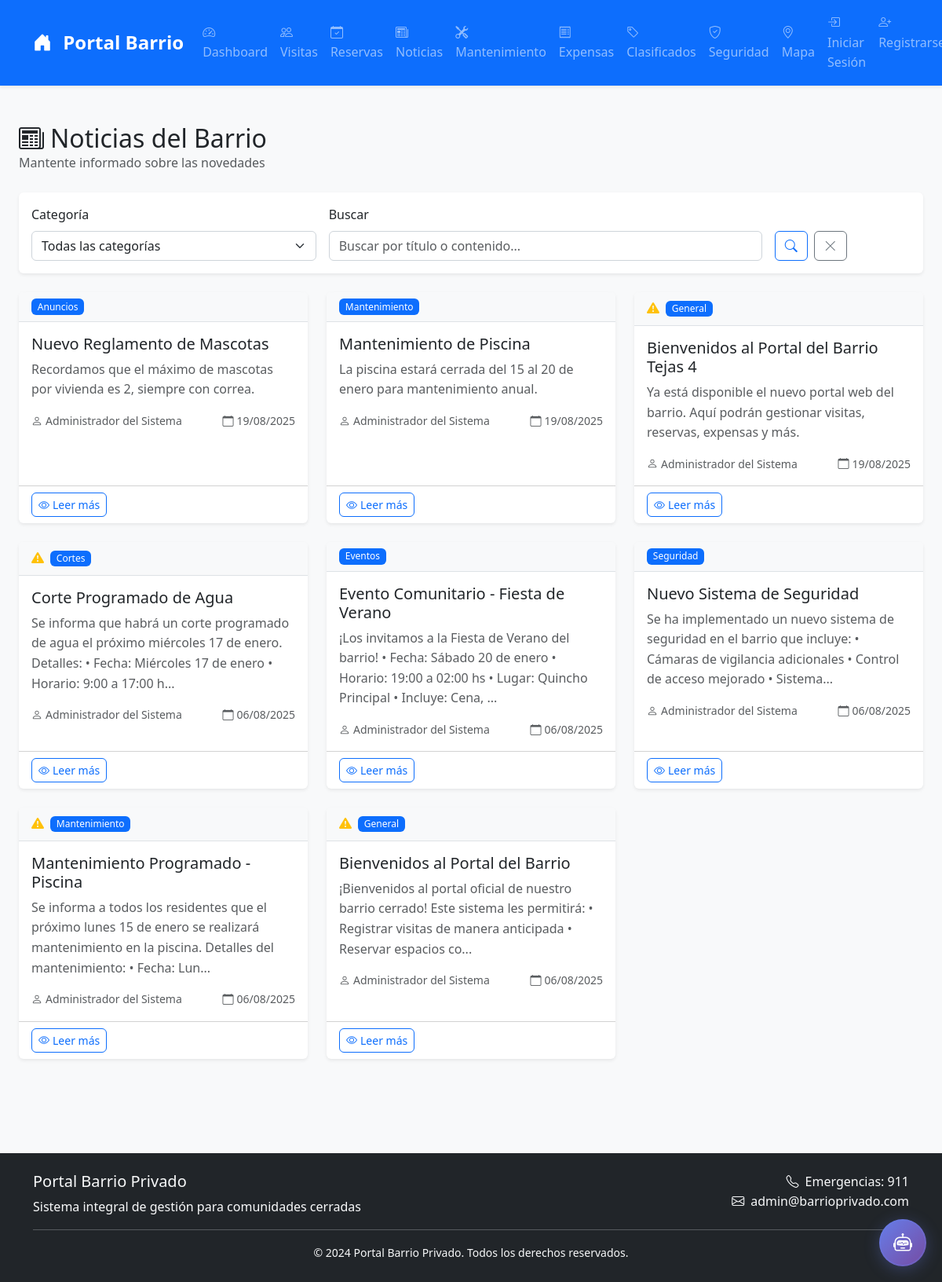
Page /news/ on the committed database.
### models.py (models this page shows, shortened)
class News(db.Model):
    __tablename__ = 'news'
    id = db.Column(db.Integer, primary_key=True)
    title = db.Column(db.String(200), nullable=False)
    content = db.Column(db.Text, nullable=False)
    author_id = db.Column(db.Integer, db.ForeignKey('users.id'), nullable=False)
    category = db.Column(db.String(50))
    is_important = db.Column(db.Boolean, default=False)
    is_published = db.Column(db.Boolean, default=True)
    published_at = db.Column(db.DateTime, default=datetime.utcnow)
    expires_at = db.Column(db.DateTime)
    image_path = db.Column(db.String(200))
    created_at = db.Column(db.DateTime, default=datetime.utcnow)
    updated_at = db.Column(db.DateTime, default=datetime.utcnow, onupdate=datetime.utcnow)

class User(UserMixin, db.Model):
    __tablename__ = 'users'
    id = db.Column(db.Integer, primary_key=True)
    username = db.Column(db.String(80), unique=True, nullable=False, index=True)
    email = db.Column(db.String(120), unique=True, nullable=False, index=True)
    password_hash = db.Column(db.String(255), nullable=False)
    name = db.Column(db.String(100), nullable=False)
    role = db.Column(db.String(20), default='resident')  # resident, admin, security, maintenance
    address = db.Column(db.String(200))
    phone = db.Column(db.String(20))
    emergency_contact = db.Column(db.String(200))
    is_active = db.Column(db.Boolean, default=True)
    email_verified = db.Column(db.Boolean, default=False)
    phone_verified = db.Column(db.Boolean, default=False)
    profile_image = db.Column(db.String(200))
    created_at = db.Column(db.DateTime, default=datetime.utcnow)
    updated_at = db.Column(db.DateTime, default=datetime.utcnow, onupdate=datetime.utcnow)
    last_login = db.Column(db.DateTime)
    visits = db.relationship('Visit', backref='resident', lazy='dynamic', cascade='all, delete-orphan')
    reservations = db.relationship('Reservation', foreign_keys='Reservation.user_id', backref='user', lazy='dynamic', cascade='all, delete-orphan')
    news = db.relationship('News', backref='author', lazy='dynamic', cascade='all, delete-orphan')
    maintenance_requests = db.relationship('Maintenance', foreign_keys='Maintenance.user_id', backref='user', lazy='dynamic', cascade='all, delete-orphan')
    expenses = db.relationship('Expense', backref='user', lazy='dynamic', cascade='all, delete-orphan')
    classifieds = db.relationship('Classified', backref='author', lazy='dynamic', cascade='all, delete-orphan')
    security_reports = db.relationship('SecurityReport', foreign_keys='SecurityReport.user_id', backref='author', lazy='dynamic', cascade='all, delete-orphan')
    notifications = db.relationship('Notification', backref='user', lazy='dynamic', cascade='all, delete-orphan')

### routes/news.py (the view)
@bp.route('/')
def index():
    page = request.args.get('page', 1, type=int)
    category = request.args.get('category', '')
    query = News.query.filter_by(is_published=True)
    if category:
        query = query.filter_by(category=category)
    news = query.order_by(News.created_at.desc()).paginate(
        page=page, per_page=10, error_out=False)
    from flask import current_app
    categories = current_app.config['NEWS_CATEGORIES']
    return render_template('news/index.html', news=news, categories=categories, current_category=category)

### templates/news/index.html (shortened to what this page needs)
{% extends "base.html" %}
{% block content %}
<div class="container-fluid py-4">
    <div class="d-flex justify-content-between align-items-center mb-4">
        <div>
            <h2 class="mb-0">
                <i class="bi bi-newspaper me-2"></i>Noticias del Barrio
            </h2>
            <p class="text-muted mb-0">Mantente informado sobre las novedades</p>
        </div>
    </div>
    <div class="card mb-4">
        <div class="card-body">
            <form method="GET" class="row g-3">
                <div class="col-md-4">
                    <label class="form-label">Categoría</label>
                    <select name="category" class="form-select">
                        <option value="">Todas las categorías</option>
                    </select>
                </div>
                <div class="col-md-6">
                    <label class="form-label">Buscar</label>
                    <input type="text" name="search" class="form-control"
                           placeholder="Buscar por título o contenido..."
                           value="{{ request.args.get('search', '') }}">
                </div>
                <div class="col-md-2">
                    <label class="form-label">&nbsp;</label>
                    <div class="d-flex gap-2">
                        <button type="submit" class="btn btn-outline-primary">
                            <i class="bi bi-search"></i>
                        </button>
                        <a href="{{ url_for('news.index') }}" class="btn btn-outline-secondary">
                            <i class="bi bi-x-lg"></i>
                        </a>
                    </div>
                </div>
            </form>
        </div>
    </div>
    {% if news.items %}
        <div class="row">
            {% for article in news.items %}
            <div class="col-lg-6 col-xl-4 mb-4">
                <div class="card h-100">
                    <div class="card-header d-flex justify-content-between align-items-center">
                        <div class="d-flex align-items-center">
                            {% if article.is_important %}
                            <i class="bi bi-exclamation-triangle-fill text-warning me-2"></i>
                            {% endif %}
                            <span class="badge bg-primary">{{ article.category.title() }}</span>
                        </div>
                    </div>
                    <div class="card-body">
                        <h5 class="card-title">{{ article.title }}</h5>
                        <p class="card-text text-muted">
                            {{ article.content[:150] }}{% if article.content|length > 150 %}...{% endif %}
                        </p>
                        <div class="d-flex justify-content-between align-items-center text-muted small">
                            <div>
                                <i class="bi bi-person me-1"></i>{{ article.author.name }}
                            </div>
                            <div>
                                <i class="bi bi-calendar me-1"></i>{{ article.created_at.strftime('%d/%m/%Y') }}
                            </div>
                        </div>
                    </div>
                    <div class="card-footer bg-transparent">
                        <div class="d-flex justify-content-between">
                            <a href="{{ url_for('news.show', news_id=article.id) }}"
                               class="btn btn-sm btn-outline-primary">
                                <i class="bi bi-eye me-1"></i>Leer más
                            </a>
                        </div>
                    </div>
                </div>
            </div>
            {% endfor %}
        </div>
    {% endif %}
</div>
{% endblock %}

### static/css/style.css (style rules this page uses)
:root { --primary-color: #0d6efd; --secondary-color: #6c757d; --success-color: #198754; --danger-color: #dc3545; --warning-color: #ffc107; --info-color: #0dcaf0; --light-color: #f8f9fa; --dark-color: #212529; --border-radius: 0.375rem; --box-shadow: 0 0.125rem 0.25rem rgba(0, 0, 0, 0.075); --transition: all 0.15s ease-in-out; }
body { font-family: 'Segoe UI', Tahoma, Geneva, Verdana, sans-serif; background-color: #f8f9fa; line-height: 1.6; }
.card { border: none; border-radius: var(--border-radius); box-shadow: var(--box-shadow); transition: var(--transition); }
.card-header { background-color: var(--light-color); border-bottom: 1px solid #dee2e6; font-weight: 600; }
.btn { border-radius: var(--border-radius); font-weight: 500; transition: var(--transition); }
.form-control, .form-select { border-radius: var(--border-radius); border: 1px solid #ced4da; transition: var(--transition); }
.form-label { font-weight: 500; color: var(--dark-color); }
.badge { font-weight: 500; }

### rows in the picture
News: category "Anuncios", title "Nuevo Reglamento de Mascotas", content "Recordamos que el máximo de mascotas por vivienda es 2, siempre con correa.", author.name "Administrador del Sistema", created_at "19/08/2025"
News: category "Mantenimiento", title "Mantenimiento de Piscina", content "La piscina estará cerrada del 15 al 20 de enero para mantenimiento anual.", author.name "Administrador del Sistema", created_at "19/08/2025"
News: is_important True (drawn), category "General", title "Bienvenidos al Portal del Barrio Tejas 4", content "Ya está disponible el nuevo portal web del barrio. Aquí podrán gestionar visitas, reservas, expensas y más.", author.name "Administrador del Sistema", created_at "19/08/2025"
News: is_important True (drawn), category "Cortes", title "Corte Programado de Agua", content "Se informa que habrá un corte programado de agua el próximo miércoles 17 de enero. Detalles: • Fecha: Miércoles 17 de enero • Horario: 9:00 a 17:00 h", author.name "Administrador del Sistema", created_at "06/08/2025"
News: category "Eventos", title "Evento Comunitario - Fiesta de Verano", content "¡Los invitamos a la Fiesta de Verano del barrio! • Fecha: Sábado 20 de enero • Horario: 19:00 a 02:00 hs • Lugar: Quincho Principal • Incluye: Cena,", author.name "Administrador del Sistema", created_at "06/08/2025"
News: category "Seguridad", title "Nuevo Sistema de Seguridad", content "Se ha implementado un nuevo sistema de seguridad en el barrio que incluye: • Cámaras de vigilancia adicionales • Control de acceso mejorado • Sistema", author.name "Administrador del Sistema", created_at "06/08/2025"
News: is_important True (drawn), category "Mantenimiento", title "Mantenimiento Programado - Piscina", content "Se informa a todos los residentes que el próximo lunes 15 de enero se realizará mantenimiento en la piscina. Detalles del mantenimiento: • Fecha: Lun", author.name "Administrador del Sistema", created_at "06/08/2025"
News: is_important True (drawn), category "General", title "Bienvenidos al Portal del Barrio", content "¡Bienvenidos al portal oficial de nuestro barrio cerrado! Este sistema les permitirá: • Registrar visitas de manera anticipada • Reservar espacios co", author.name "Administrador del Sistema", created_at "06/08/2025"
